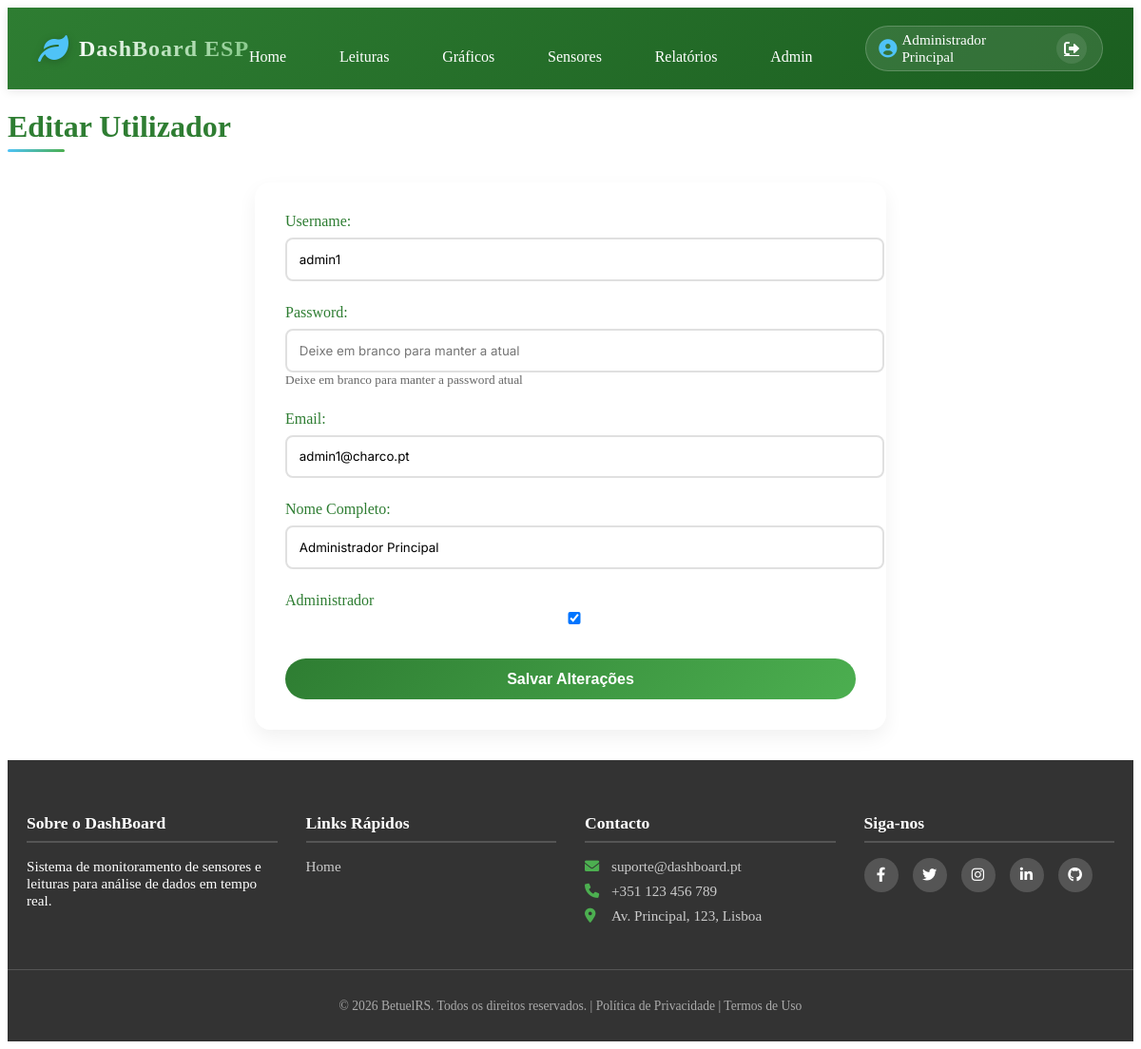
Screenshot of /Admin/utilizadores_edit.php?id=1 (signed in) with the database file from the repository.
### tables this page shows
CREATE TABLE IF NOT EXISTS `utilizadores` (
  `cod_utilizador` int NOT NULL AUTO_INCREMENT,
  `username` varchar(50) NOT NULL,
  `password` varchar(255) NOT NULL,
  `email` varchar(100) NOT NULL,
  `nome_completo` varchar(100) DEFAULT NULL,
  `ADMIN` tinyint(1) DEFAULT '0',
  PRIMARY KEY (`cod_utilizador`)
);

### Admin/utilizadores_edit.php (the view, shortened to what this page needs)
<?php
include BASE_PATH . 'db.php';
$id = (int)$_GET['id'];
$stmt = $conn->prepare("SELECT cod_utilizador, username, password, email, nome_completo, ADMIN FROM utilizadores WHERE cod_utilizador = ?");
$stmt->bind_param("i", $id);
$stmt->execute();
$result = $stmt->get_result();
$user = $result->fetch_assoc();
?>
<!DOCTYPE html>
<html lang="en">
<head>
    <link rel="stylesheet" href="<?= BASE_URL ?>assets/styles.css">
    <link rel="stylesheet" href="https://cdnjs.cloudflare.com/ajax/libs/font-awesome/6.0.0-beta3/css/all.min.css">
</head>
<body>
    <header class="sidebar">
        <?php include '../struct/header.php'; ?>
    </header>
    <main class="conteudo">
        <h1 class="admin-title">Editar Utilizador</h1>
        <form action="<?= BASE_URL ?>Admin/utilizadores_edit.php" method="POST" class="admin-form">
            <div class="form-group">
                <label for="username">Username:</label>
                <input type="text" id="username" name="username" value="<?= htmlspecialchars($user['username']) ?>" required>
            </div>
            <div class="form-group">
                <label for="password">Password:</label>
                <input type="password" id="password" name="password" placeholder="Deixe em branco para manter a atual" required>
                <small style="color: #666;">Deixe em branco para manter a password atual</small>
            </div>
            <div class="form-group">
                <label for="email">Email:</label>
                <input type="email" id="email" name="email" value="<?= htmlspecialchars($user['email']) ?>" required>
            </div>
            <div class="form-group">
                <label for="nome_completo">Nome Completo:</label>
                <input type="text" id="nome_completo" name="nome_completo" value="<?= htmlspecialchars($user['nome_completo']) ?>" required>
            </div>
            <div class="form-group">
                <label for="admin">
                    Administrador
                    <input type="checkbox" id="admin" name="admin" <?= $user['ADMIN'] ? 'checked' : '' ?>>
                </label>
            </div>
            <button type="submit" class="btn-submit">Salvar Alterações</button>
        </form>
    </main>
    <footer>
        <?php include '../struct/footer.php'; ?>
    </footer>
</body>
</html>

### assets/styles.css (style rules this page uses)
:root { --primary-green: #2e7d32; --light-green: #4caf50; --accent-green: #81c784; --water-blue: #4fc3f7; --earth-brown: #8d6e63; --white: #ffffff; --off-white: #f5f5f5; --dark-gray: #333333; --light-gray: #e0e0e0; --shadow: 0 2px 10px rgba(0, 0, 0, 0.1); }
.form-group { display: flex; flex-direction: column; }
.form-group label { font-weight: 500; margin-bottom: 0.5rem; color: var(--primary-green); }
.form-group input, .form-group select, .form-group textarea { padding: 0.8rem; border: 2px solid var(--light-gray); border-radius: 8px; font-family: inherit; transition: border-color 0.3s; }
.form-group { margin-bottom: 1.5rem; }
.form-group label { display: block; margin-bottom: 0.5rem; color: var(--primary-green); font-weight: 500; }
.form-group input, .form-group select, .form-group textarea { width: 100%; padding: 0.8rem; border: 2px solid var(--light-gray); border-radius: 8px; font-family: "Inter", sans-serif; transition: border-color 0.3s; }
.btn-submit { background: linear-gradient(135deg, var(--primary-green), var(--light-green)); color: white; border: none; padding: 0.8rem 2rem; border-radius: 25px; font-weight: 600; cursor: pointer; transition: all 0.3s; width: 100%; font-size: 1rem; }
.admin-title { color: var(--primary-green); font-size: 2rem; margin-bottom: 1.5rem; position: relative; padding-bottom: 0.5rem; }
.admin-title::after { content: ""; position: absolute; bottom: 0; left: 0; width: 60px; height: 3px; background: linear-gradient(90deg, var(--water-blue), var(--light-green)); border-radius: 2px; }
.admin-form { background: white; border-radius: 16px; box-shadow: 0 8px 20px rgba(0, 0, 0, 0.06); padding: 2rem; max-width: 600px; margin: 2rem auto; }
.admin-form .form-group { margin-bottom: 1.5rem; }
.admin-form .form-group label { display: block; margin-bottom: 0.5rem; color: var(--primary-green); font-weight: 500; }
.admin-form .form-group input, .admin-form .form-group select, .admin-form .form-group textarea { width: 100%; padding: 0.8rem; border: 2px solid var(--light-gray); border-radius: 8px; font-family: "Inter", sans-serif; transition: border-color 0.3s; }
.admin-form .btn-submit { background: linear-gradient(135deg, var(--primary-green), var(--light-green)); color: white; border: none; padding: 0.8rem 2rem; border-radius: 25px; font-weight: 600; cursor: pointer; transition: all 0.3s; width: 100%; font-size: 1rem; }

### rows the page displays
utilizadores: username "admin1", email "admin1@charco.pt", nome_completo "Administrador Principal", ADMIN "☑"

### other values shown
$_SESSION['user_name'] "Administrador Principal"
